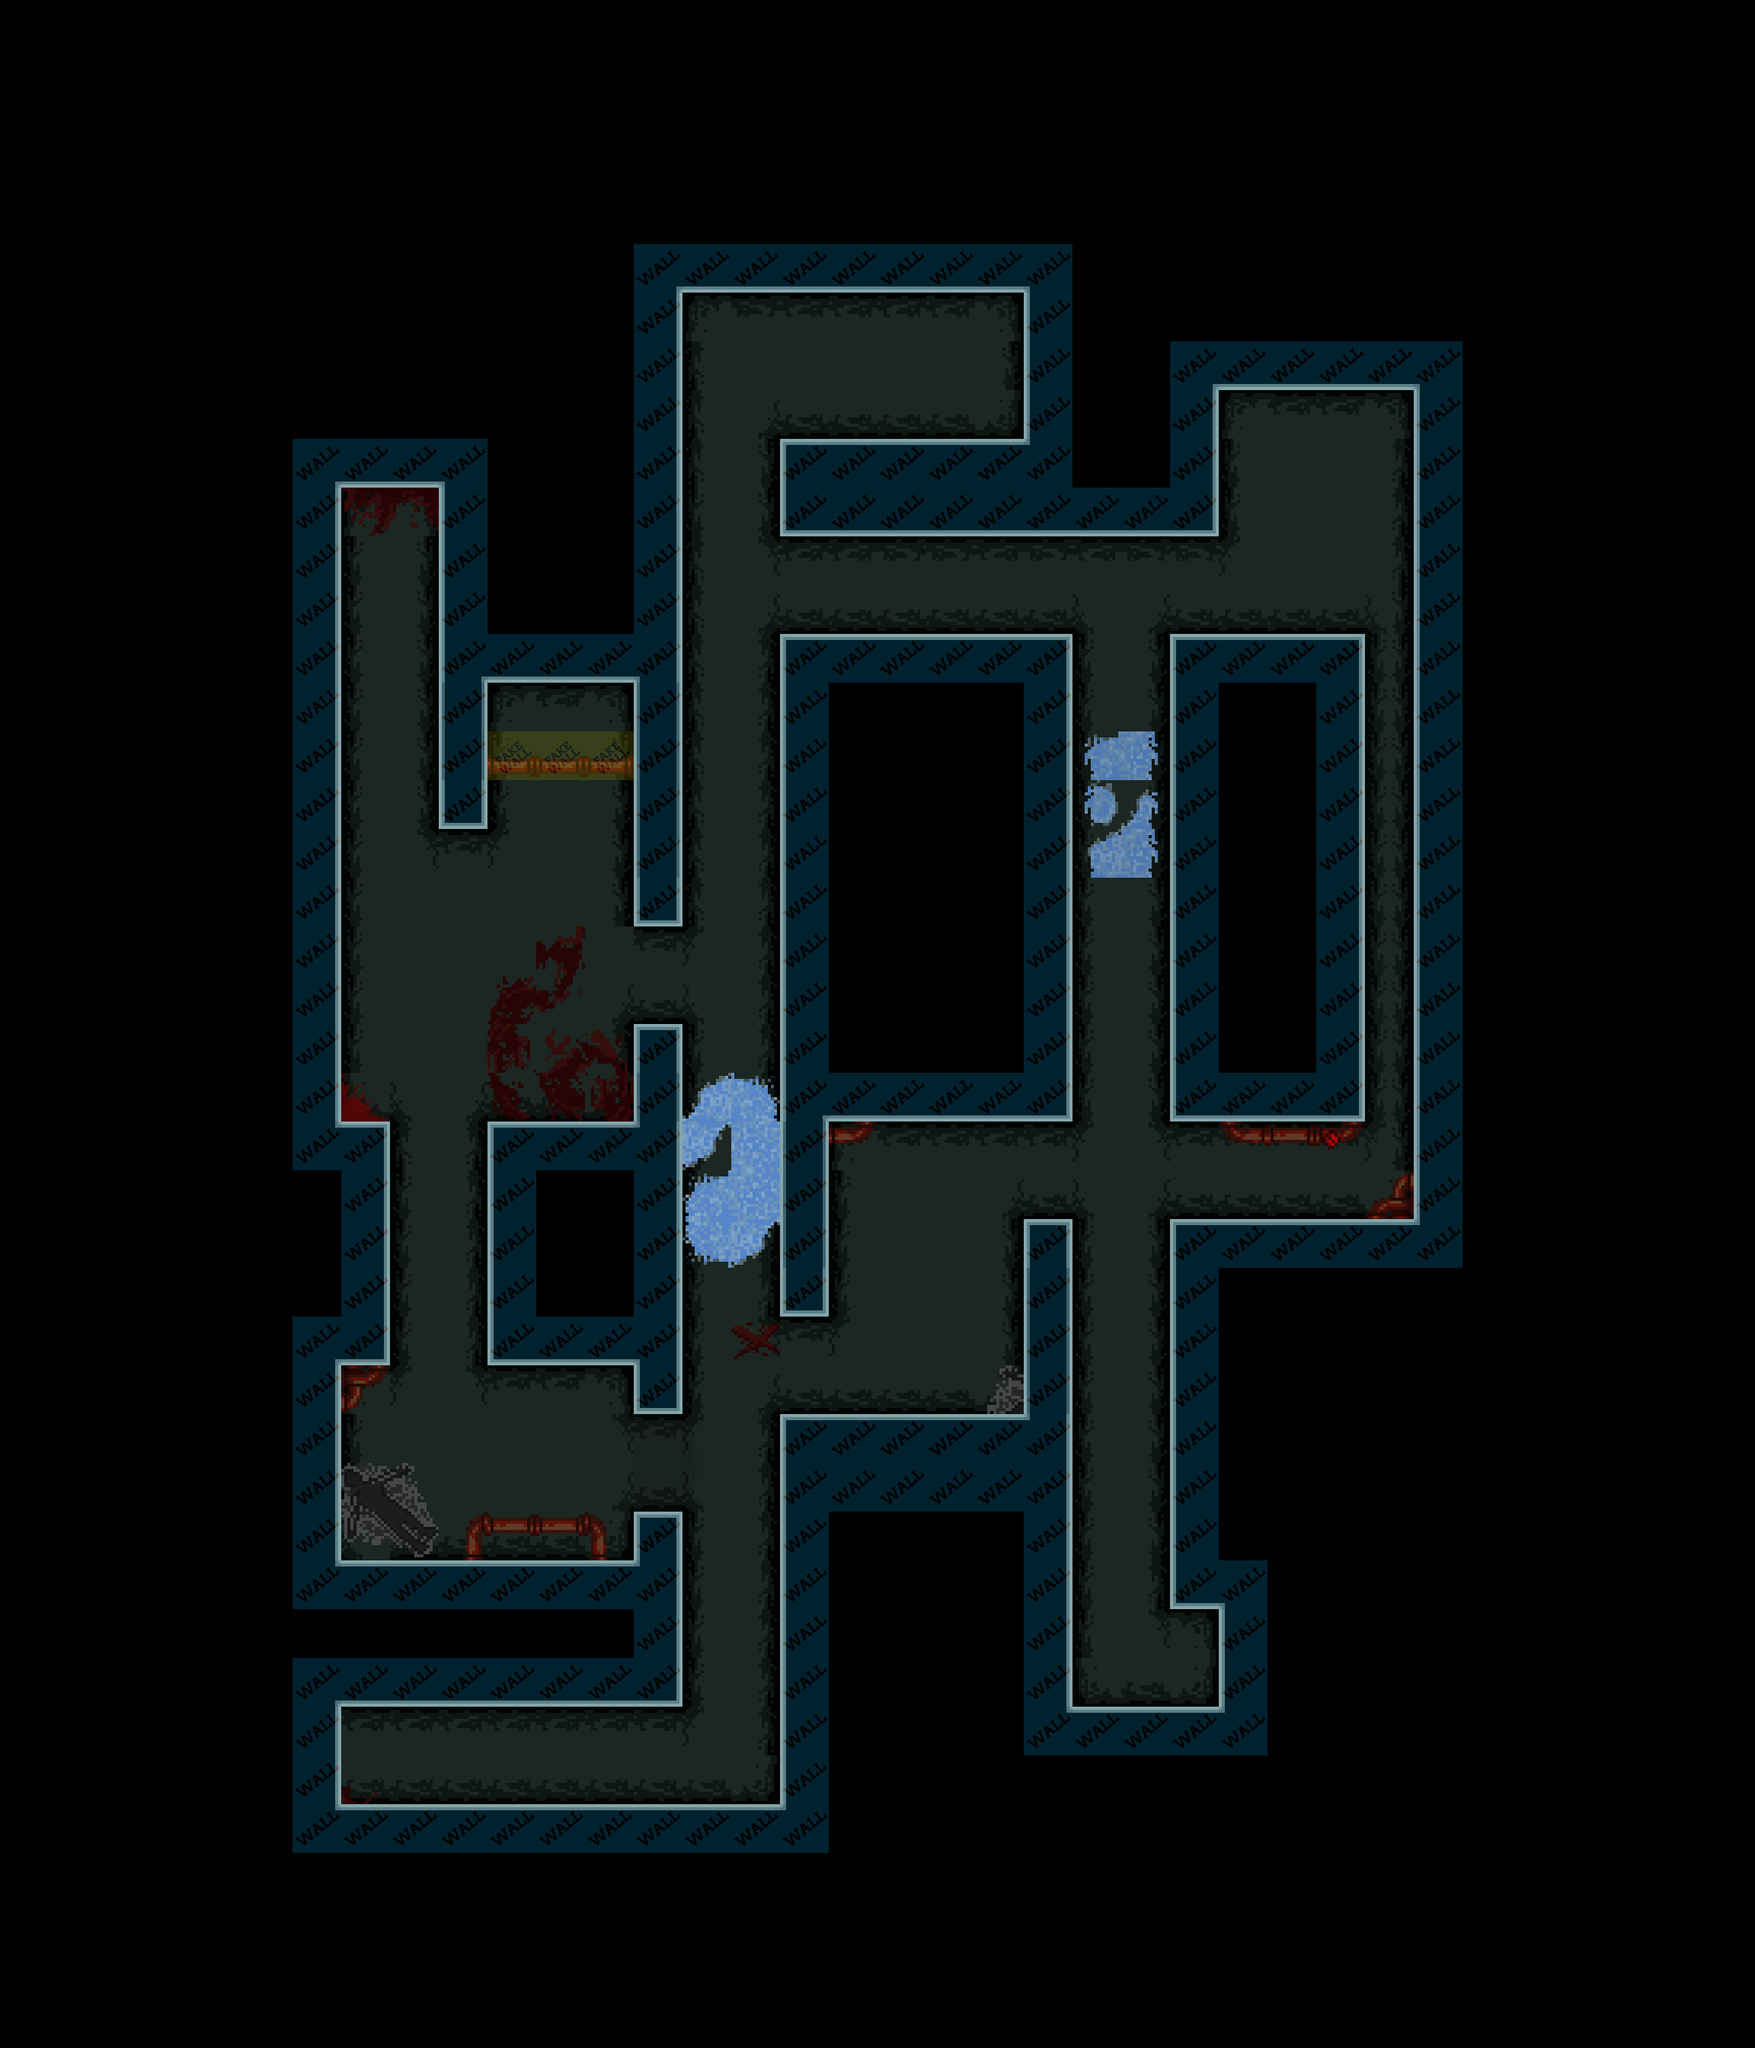

The image is a tile-based game level rendered from a .tmx file. Its description and source (layers, tilesets, objects; grid data summarised) follow:
An orthogonal 36x42 tile map with 64x64 px tiles, 7 tile layers (base, decorations, decorations2, decorations 3, ...), 7 tilesets and 20 objects (8x door, 5x trigger, hazard, node, monsterspawn, ...).

<map version="1.0" orientation="orthogonal" width="36" height="42" tilewidth="64" tileheight="64">
 <tileset firstgid="1" name="base" tilewidth="64" tileheight="64" spacing="4">
  <image source="tilesets/base.png" width="268" height="540" />
 </tileset>
 <tileset firstgid="33" name="decorations" tilewidth="64" tileheight="64" spacing="4">
  <image source="tilesets/decorations.png" width="268" height="540" />
 </tileset>
 <tileset firstgid="65" name="meta" tilewidth="64" tileheight="64">
  <image source="tilesets/meta.png" width="256" height="256" />
 </tileset>
 <tileset firstgid="81" name="decorations2" tilewidth="64" tileheight="64" spacing="4">
  <image source="tilesets/decorations2.png" width="268" height="540" />
 </tileset>
 <tileset firstgid="113" name="baseDark" tilewidth="64" tileheight="64" spacing="4">
  <image source="tilesets/baseDark.png" trans="ff00ff" width="268" height="540" />
 </tileset>
 <tileset firstgid="145" name="ground" tilewidth="64" tileheight="64" spacing="4">
  <image source="tilesets/ground.png" trans="ff00ff" width="268" height="540" />
 </tileset>
 <tileset firstgid="177" name="decorations3" tilewidth="64" tileheight="64" spacing="4">
  <image source="tilesets/decorations3.png" trans="ff00ff" width="268" height="540" />
 </tileset>
 <layer name="base" width="36" height="42">
  <data>[1512 cells, 766 non-empty, 17 distinct tile ids]</data>
 </layer>
 <layer name="decorations" width="36" height="42" opacity="0.87">
  <data>[1512 cells, 80 non-empty, 30 distinct tile ids]</data>
 </layer>
 <layer name="decorations2" width="36" height="42">
  <data>[1512 cells, 12 non-empty, 1 distinct tile ids]</data>
 </layer>
 <layer name="decorations 3" width="36" height="42">
  <data>[1512 cells, 11 non-empty, 1 distinct tile ids]</data>
 </layer>
 <layer name="decorations 4" width="36" height="42">
  <data>[1512 cells, 3 non-empty, 1 distinct tile ids]</data>
 </layer>
 <layer name="decorations 5" width="36" height="42">
  <data>[1512 cells, 8 non-empty, 3 distinct tile ids]</data>
 </layer>
 <objectgroup name="obj" width="36" height="42">
  <object name="door_01" type="door" x="832" y="1856" width="64" height="128" />
  <object name="door_02" type="door" x="512" y="1472" width="128" height="64" />
  <object name="door_03" type="door" x="1536" y="704" width="64" height="128" />
  <object name="door_04" type="door" x="1536" y="1472" width="64" height="128" />
  <object name="door_05" type="door" x="1344" y="1472" width="64" height="128" />
  <object name="door_06" type="door" x="1408" y="2048" width="128" height="64">
   <properties>
    <property name="locked" value="true" />
   </properties>
  </object>
  <object name="door_07" type="door" x="896" y="640" width="128" height="64">
   <properties>
    <property name="locked" value="true" />
   </properties>
  </object>
  <object name="button_01" type="trigger" x="1088" y="1536" width="64" height="64">
   <properties>
    <property name="angle" value="180" />
   </properties>
  </object>
  <object x="2304" y="1664" />
  <object name="levelswitch_02" type="trigger" x="1408" y="2112" width="192" height="128">
   <properties>
    <property name="location" value="spawn_01" />
    <property name="to_level" value="+1" />
   </properties>
  </object>
  <object name="hazard_01" type="hazard" x="1408" y="960" width="128" height="192">
   <properties>
    <property name="disabled" value="true" />
   </properties>
  </object>
  <object name="door_08" type="door" x="1024" y="1728" width="64" height="128">
   <properties>
    <property name="locked" value="true" />
   </properties>
  </object>
  <object name="spawn_01" type="node" x="448" y="2240" width="128" height="128" />
  <object name="trigger_01" type="trigger" x="960" y="1728" width="64" height="128" />
  <object name="trigger_02" type="trigger" x="512" y="1408" width="128" height="64">
   <properties>
    <property name="disabled" value="true" />
   </properties>
  </object>
  <object name="monsterspawn_01" type="monsterspawn" x="896" y="1216" width="128" height="64">
   <properties>
    <property name="animation" value="zombie,16,16,0.5,4" />
    <property name="route" value="monsterroute_01" />
    <property name="sounds" value="monster_random_1,monster_random_2,monster_random_3_knurren,monster_random_4" />
   </properties>
  </object>
  <object name="monstersound_01" type="music" x="960" y="448" width="64" height="64">
   <properties>
    <property name="animation" value="zombie,10,10,0.5,4" />
    <property name="duration" value="10" />
    <property name="soundfiles" value="monster_random_1,monster_random_2,monster_random_3_knurren,monster_random_4" />
   </properties>
  </object>
  <object name="2_patient343" type="item" x="1728" y="576" width="64" height="128" />
  <object name="monsterroute_01" type="monsterroute" x="960" y="1280">
   <polyline points="0,0 -192,0 -256,64 -448,64 -448,-128 -256,-128 -192,0 0,0 0,384 0,-512 0,0" />
  </object>
  <object name="watersound_01" type="trigger" x="896" y="1408" width="128" height="256">
   <properties>
    <property name="sounds" value="" />
   </properties>
  </object>
 </objectgroup>
 <layer name="meta" width="36" height="42" opacity="0.2">
  <data>[1512 cells, 257 non-empty, 2 distinct tile ids]</data>
 </layer>
</map>
